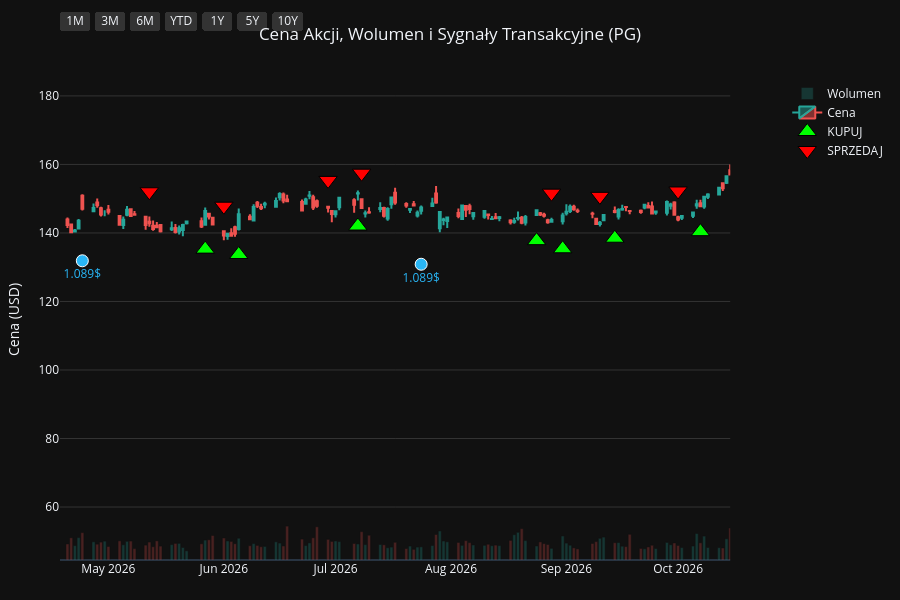
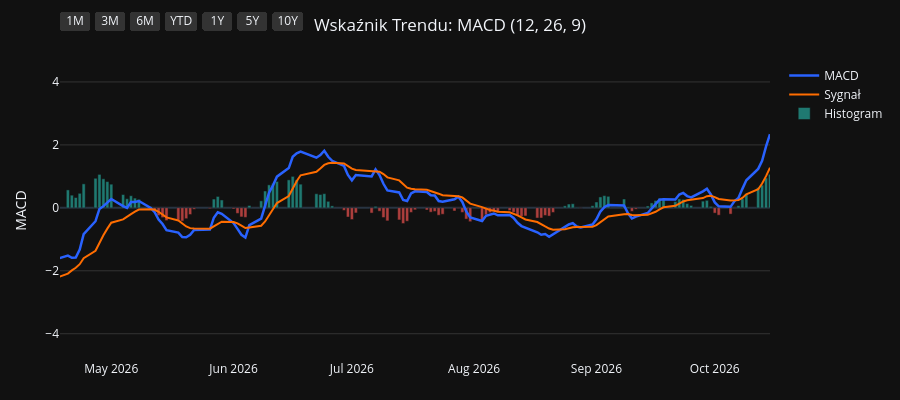
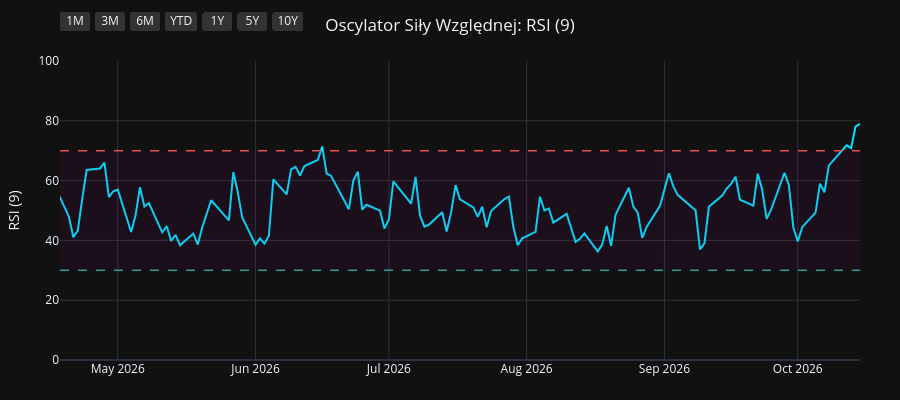
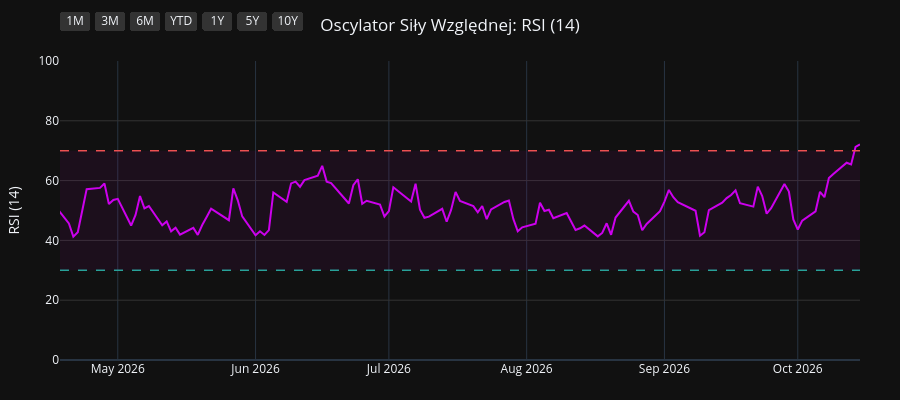

Notebook code for these charts, in order:
### Code cell
import os
import yfinance as yf
import pandas as pd
import pandas_ta as ta
import plotly.graph_objects as go
from plotly.subplots import make_subplots

# 1. Pobranie i przygotowanie danych
symbol = os.environ.get("STOCK_TICKER", "").strip().upper()
if not symbol:
    raise RuntimeError("Set STOCK_TICKER before running price_extractor.ipynb")
df = yf.Ticker(symbol).history(period="10y")
df.index = df.index.tz_localize(None)

# Wskaźniki i sygnały
df.ta.macd(fast=12, slow=26, signal=9, append=True)
df.ta.rsi(length=9, append=True)
df.ta.rsi(length=14, append=True)
df.ta.rsi(length=21, append=True)
df.dropna(inplace=True)

macd = df['MACD_12_26_9']
signal = df['MACDs_12_26_9']
wczorajszy_macd = macd.shift(1)
wczorajszy_signal = signal.shift(1)

df['Decyzja'] = 'BRAK'
df.loc[(macd > signal) & (wczorajszy_macd <= wczorajszy_signal), 'Decyzja'] = 'KUPUJ'
df.loc[(macd < signal) & (wczorajszy_macd >= wczorajszy_signal), 'Decyzja'] = 'SPRZEDAJ'

df_kupuj = df[df['Decyzja'] == 'KUPUJ']
df_sprzedaj = df[df['Decyzja'] == 'SPRZEDAJ']
df_dywidendy = df[df['Dividends'] > 0]
df_splity = df[df['Stock Splits'] > 0]

# Wspólna konfiguracja osi X
konfiguracja_osi_x = dict(
    type="date",
    showspikes=True, spikemode="across", spikesnap="cursor", spikedash="dot", spikecolor="#ffffff", spikethickness=1, hoverformat="%Y-%m-%d",
    rangeselector=dict(
        buttons=list([
            dict(count=1, label="1M", step="month", stepmode="backward"),
            dict(count=3, label="3M", step="month", stepmode="backward"),
            dict(count=6, label="6M", step="month", stepmode="backward"),
            dict(count=1, label="YTD", step="year", stepmode="todate"),
            dict(count=1, label="1Y", step="year", stepmode="backward"),
            dict(count=5, label="5Y", step="year", stepmode="backward"),
            dict(step="all", label="10Y")
        ]),
        bgcolor="#333333", activecolor="#2962ff", x=0, y=1.1
    )
)

# ==========================================
# WYKRES 1: CENA + WOLUMEN + SYGNAŁY
# ==========================================
fig1 = make_subplots(specs=[[{"secondary_y": True}]])

kolory_wolumenu = ['#26a69a' if row['Close'] >= row['Open'] else '#ef5350' for index, row in df.iterrows()]
fig1.add_trace(go.Bar(x=df.index, y=df['Volume'], marker_color=kolory_wolumenu, opacity=0.25, name='Wolumen'), secondary_y=True)
fig1.add_trace(go.Candlestick(x=df.index, open=df['Open'], high=df['High'], low=df['Low'], close=df['Close'], name='Cena', increasing_line_color='#26a69a', decreasing_line_color='#ef5350'), secondary_y=False)
fig1.add_trace(go.Scatter(x=df_kupuj.index, y=df_kupuj['Low'] * 0.95, customdata=df_kupuj[['Low', 'High']], mode='markers', marker=dict(symbol='triangle-up', size=16, color='#00ff00', line=dict(width=1, color='black')), name='KUPUJ', hovertemplate='KUPUJ<br>Najniższa: %{customdata[0]:.2f}<br>Najwyższa: %{customdata[1]:.2f}<extra></extra>'), secondary_y=False)
fig1.add_trace(go.Scatter(x=df_sprzedaj.index, y=df_sprzedaj['High'] * 1.05, customdata=df_sprzedaj[['Low', 'High']], mode='markers', marker=dict(symbol='triangle-down', size=16, color='#ff0000', line=dict(width=1, color='black')), name='SPRZEDAJ', hovertemplate='SPRZEDAJ<br>Najniższa: %{customdata[0]:.2f}<br>Najwyższa: %{customdata[1]:.2f}<extra></extra>'), secondary_y=False)

if not df_dywidendy.empty:
    fig1.add_trace(go.Scatter(x=df_dywidendy.index, y=df_dywidendy['Low'] * 0.90, mode='markers+text', marker=dict(symbol='circle', size=12, color='#29b6f6', line=dict(width=1, color='white')), text=df_dywidendy['Dividends'].apply(lambda x: f"{x}$"), textposition="bottom center", name='Dywidenda', showlegend=False, hovertemplate='Dywidenda: %{text}<extra></extra>', textfont=dict(color="#29b6f6")), secondary_y=False)
if not df_splity.empty:
                    fig1.add_trace(go.Scatter(x=df_splity.index, y=df_splity['High'], mode='markers+text', marker=dict(symbol='star', size=16, color='#ffee58', line=dict(width=1, color='black')), text=df_splity['Stock Splits'].apply(lambda x: f"{x:g}:1" if x >= 1 else f"1:{1 / x:g}"), textposition="top center", name='Split', hovertemplate='%{text}<extra></extra>', textfont=dict(color="#ffee58")), secondary_y=False)

fig1.update_layout(title=dict(text=f"Cena Akcji, Wolumen i Sygnały Transakcyjne ({symbol})", x=0.5, xanchor='center'), dragmode='pan', xaxis_rangeslider_visible=False, template='plotly_dark', height=600, hovermode='x unified', margin=dict(l=60, r=40, t=60, b=40))
fig1.update_xaxes(**konfiguracja_osi_x)
fig1.update_xaxes(range=[df.index.max() - pd.Timedelta(days=180), df.index.max()])
fig1.update_yaxes(title_text="Cena (USD)", secondary_y=False, gridcolor='#333333')
fig1.update_yaxes(range=[0, df['Volume'].max() * 4], showgrid=False, showticklabels=False, secondary_y=True)
fig1.show(config={'scrollZoom': True})

# ==========================================
# WYKRES 2: WSKAŹNIK MACD
# ==========================================
fig2 = go.Figure()
fig2.add_trace(go.Scatter(x=df.index, y=df['MACD_12_26_9'], line=dict(color='#2962ff', width=2.5), name='MACD'))
fig2.add_trace(go.Scatter(x=df.index, y=df['MACDs_12_26_9'], line=dict(color='#ff6d00', width=2), name='Sygnał'))
kolory_macd = ['#26a69a' if val >= 0 else '#ef5350' for val in df['MACDh_12_26_9']]
fig2.add_trace(go.Bar(x=df.index, y=df['MACDh_12_26_9'], marker_color=kolory_macd, name='Histogram', opacity=0.7))
fig2.update_layout(title=dict(text="Wskaźnik Trendu: MACD (12, 26, 9)", x=0.5, xanchor='center'), dragmode='pan', xaxis_rangeslider_visible=False, template='plotly_dark', height=400, hovermode='x unified', margin=dict(l=60, r=40, t=60, b=40))
fig2.update_xaxes(**konfiguracja_osi_x)
fig2.update_xaxes(range=[df.index.max() - pd.Timedelta(days=180), df.index.max()])
fig2.update_yaxes(title_text="MACD", gridcolor='#333333')
fig2.show(config={'scrollZoom': True})

# ==========================================
# WYKRES 3: OSCYLATOR RSI (9)
# ==========================================
fig3 = go.Figure()
fig3.add_trace(go.Scatter(x=df.index, y=df['RSI_9'], line=dict(color='#00e5ff', width=2), name='RSI (9)'))
fig3.add_hline(y=70, line_dash="dash", line_color="#ef5350", line_width=1.5)
fig3.add_hline(y=30, line_dash="dash", line_color="#26a69a", line_width=1.5)
fig3.add_hrect(y0=30, y1=70, line_width=0, fillcolor="purple", opacity=0.1)
fig3.update_layout(title=dict(text="Oscylator Siły Względnej: RSI (9)", x=0.5, xanchor='center'), dragmode='pan', xaxis_rangeslider_visible=False, template='plotly_dark', height=400, hovermode='x unified', margin=dict(l=60, r=40, t=60, b=40))
fig3.update_xaxes(**konfiguracja_osi_x)
fig3.update_xaxes(range=[df.index.max() - pd.Timedelta(days=180), df.index.max()])
fig3.update_yaxes(title_text="RSI (9)", range=[0, 100], gridcolor='#333333')
fig3.show(config={'scrollZoom': True})

# ==========================================
# WYKRES 4: OSCYLATOR RSI (14)
# ==========================================
fig4 = go.Figure()
fig4.add_trace(go.Scatter(x=df.index, y=df['RSI_14'], line=dict(color='#d500f9', width=2), name='RSI (14)'))
fig4.add_hline(y=70, line_dash="dash", line_color="#ef5350", line_width=1.5)
fig4.add_hline(y=30, line_dash="dash", line_color="#26a69a", line_width=1.5)
fig4.add_hrect(y0=30, y1=70, line_width=0, fillcolor="purple", opacity=0.1)
fig4.update_layout(title=dict(text="Oscylator Siły Względnej: RSI (14)", x=0.5, xanchor='center'), dragmode='pan', xaxis_rangeslider_visible=False, template='plotly_dark', height=400, hovermode='x unified', margin=dict(l=60, r=40, t=60, b=40))
fig4.update_xaxes(**konfiguracja_osi_x)
fig4.update_xaxes(range=[df.index.max() - pd.Timedelta(days=180), df.index.max()])
fig4.update_yaxes(title_text="RSI (14)", range=[0, 100], gridcolor='#333333')
fig4.show(config={'scrollZoom': True})

# ==========================================
# WYKRES 5: OSCYLATOR RSI (21)
# ==========================================
fig5 = go.Figure()
fig5.add_trace(go.Scatter(x=df.index, y=df['RSI_21'], line=dict(color='#64dd17', width=2), name='RSI (21)'))
fig5.add_hline(y=70, line_dash="dash", line_color="#ef5350", line_width=1.5)
fig5.add_hline(y=30, line_dash="dash", line_color="#26a69a", line_width=1.5)
fig5.add_hrect(y0=30, y1=70, line_width=0, fillcolor="purple", opacity=0.1)
fig5.update_layout(title=dict(text="Oscylator Siły Względnej: RSI (21)", x=0.5, xanchor='center'), dragmode='pan', xaxis_rangeslider_visible=False, template='plotly_dark', height=400, hovermode='x unified', margin=dict(l=60, r=40, t=60, b=40))
fig5.update_xaxes(**konfiguracja_osi_x)
fig5.update_xaxes(range=[df.index.max() - pd.Timedelta(days=180), df.index.max()])
fig5.update_yaxes(title_text="RSI (21)", range=[0, 100], gridcolor='#333333')
fig5.show(config={'scrollZoom': True})

### Figure 1 — Plotly figure (JSON) as saved in the notebook; plotly's stock layout.template omitted (floating-point values rounded to 4 significant figures; data arrays with more than 128 entries replaced by an {"elided": "..."} marker saying what was removed)
{"data": [{"marker": {"color": {"elided": "2480 str values"}}, "name": "Wolumen", "opacity": 0.25, "type": "bar", "x": {"elided": "2480 str values"}, "xaxis": "x", "y": {"elided": "2480 int values"}, "yaxis": "y2"}, {"close": {"elided": "2480 float values"}, "decreasing": {"line": {"color": "#ef5350"}}, "high": {"elided": "2480 float values"}, "increasing": {"line": {"color": "#26a69a"}}, "low": {"elided": "2480 float values"}, "name": "Cena", "open": {"elided": "2480 float values"}, "type": "candlestick", "x": {"elided": "2480 str values"}, "xaxis": "x", "yaxis": "y"}, {"customdata": {"elided": "103x2 float values"}, "hovertemplate": "KUPUJ<br>Najniższa: %{customdata[0]:.2f}<br>Najwyższa: %{customdata[1]:.2f}<extra></extra>", "marker": {"color": "#00ff00", "line": {"color": "black", "width": 1}, "size": 16, "symbol": "triangle-up"}, "mode": "markers", "name": "KUPUJ", "type": "scatter", "x": ["2017-01-17T00:00:00", "2017-02-15T00:00:00", "2017-04-18T00:00:00", "2017-04-25T00:00:00", "2017-05-19T00:00:00", "2017-07-18T00:00:00", "2017-09-20T00:00:00", "2017-10-13T00:00:00", "2017-11-08T00:00:00", "2018-01-22T00:00:00", "2018-02-20T00:00:00", "2018-02-22T00:00:00", "2018-03-02T00:00:00", "2018-03-28T00:00:00", "2018-05-09T00:00:00", "2018-07-27T00:00:00", "2018-08-16T00:00:00", "2018-09-19T00:00:00", "2018-10-19T00:00:00", "2018-12-14T00:00:00", "2019-01-18T00:00:00", "2019-01-23T00:00:00", "2019-03-14T00:00:00", "2019-04-08T00:00:00", "2019-04-15T00:00:00", "2019-05-16T00:00:00", "2019-06-07T00:00:00", "2019-07-03T00:00:00", "2019-07-30T00:00:00", "2019-08-16T00:00:00", "2019-08-27T00:00:00", "2019-09-26T00:00:00", "2019-10-23T00:00:00", "2019-11-19T00:00:00", "2019-11-26T00:00:00", "2020-01-15T00:00:00", "2020-02-05T00:00:00", "2020-02-21T00:00:00", "2020-03-30T00:00:00", "2020-05-28T00:00:00", "2020-07-01T00:00:00", "2020-08-25T00:00:00", "2020-10-06T00:00:00", "2020-11-06T00:00:00", "2020-11-12T00:00:00", "2020-12-17T00:00:00", "2021-02-10T00:00:00", "2021-03-08T00:00:00", "2021-05-10T00:00:00", "2021-06-28T00:00:00", "2021-08-13T00:00:00", "2021-09-14T00:00:00", "2021-10-11T00:00:00", "2021-10-26T00:00:00", "2021-12-06T00:00:00", "2022-02-03T00:00:00", "2022-03-18T00:00:00", "2022-06-02T00:00:00", "2022-06-23T00:00:00", "2022-07-25T00:00:00", "2022-08-03T00:00:00", "2022-10-17T00:00:00", "2023-02-17T00:00:00", "2023-04-21T00:00:00", "2023-06-13T00:00:00", "2023-07-20T00:00:00", "2023-09-18T00:00:00", "2023-10-16T00:00:00", "2023-11-30T00:00:00", "2023-12-28T00:00:00", "2024-02-23T00:00:00", "2024-04-19T00:00:00", "2024-06-10T00:00:00", "2024-06-18T00:00:00", "2024-07-17T00:00:00", "2024-08-05T00:00:00", "2024-08-20T00:00:00", "2024-08-30T00:00:00", "2024-10-15T00:00:00", "2024-11-13T00:00:00", "2025-01-22T00:00:00", "2025-02-21T00:00:00", "2025-04-01T00:00:00", "2025-04-14T00:00:00", "2025-05-15T00:00:00", "2025-07-02T00:00:00", "2025-07-22T00:00:00", "2025-08-11T00:00:00", "2025-09-17T00:00:00", "2025-10-20T00:00:00", "2025-11-13T00:00:00", "2025-11-18T00:00:00", "2025-12-16T00:00:00", "2026-01-12T00:00:00", "2026-02-23T00:00:00", "2026-04-08T00:00:00", "2026-05-27T00:00:00", "2026-06-05T00:00:00", "2026-07-07T00:00:00", "2026-08-24T00:00:00", "2026-08-31T00:00:00", "2026-09-14T00:00:00", "2026-10-07T00:00:00"], "xaxis": "x", "y": [61.15, 66.0, 66.39, 66.25, 63.44, 64.76, 70.02, 69.1, 65.26, 68.77, 61.42, 60.74, 59.41, 59.06, 54.85, 61.31, 63.51, 64.63, 66.05, 74.74, 71.42, 73.46, 79.02, 81.2, 82.21, 84.21, 85.12, 88.36, 94.47, 93.51, 95.25, 98.23, 97.5, 96.94, 96.36, 100.0, 101.0, 101.4, 88.71, 93.11, 96.36, 112.4, 113.2, 116.8, 115.7, 113.1, 105.6, 103.4, 112.7, 111.9, 119.2, 121.1, 118.4, 118.7, 126.3, 136.6, 125.3, 121.2, 118.1, 121.9, 120.5, 107.7, 118.4, 134.8, 125.9, 130.0, 134.8, 127.7, 132.6, 128.1, 142.4, 137.4, 148.6, 149.4, 149.7, 150.0, 151.3, 152.7, 155.6, 150.0, 148.9, 151.1, 154.0, 151.0, 145.5, 146.5, 143.0, 141.5, 146.2, 139.6, 137.2, 135.2, 134.4, 131.7, 150.0, 132.8, 135.3, 133.7, 142.0, 137.8, 135.4, 138.5, 140.4], "yaxis": "y"}, {"customdata": {"elided": "103x2 float values"}, "hovertemplate": "SPRZEDAJ<br>Najniższa: %{customdata[0]:.2f}<br>Najwyższa: %{customdata[1]:.2f}<extra></extra>", "marker": {"color": "#ff0000", "line": {"color": "black", "width": 1}, "size": 16, "symbol": "triangle-down"}, "mode": "markers", "name": "SPRZEDAJ", "type": "scatter", "x": ["2017-01-10T00:00:00", "2017-02-14T00:00:00", "2017-03-02T00:00:00", "2017-04-21T00:00:00", "2017-04-26T00:00:00", "2017-06-27T00:00:00", "2017-08-23T00:00:00", "2017-09-21T00:00:00", "2017-10-20T00:00:00", "2018-01-02T00:00:00", "2018-01-23T00:00:00", "2018-02-21T00:00:00", "2018-03-01T00:00:00", "2018-03-22T00:00:00", "2018-04-19T00:00:00", "2018-07-19T00:00:00", "2018-08-10T00:00:00", "2018-08-23T00:00:00", "2018-09-25T00:00:00", "2018-11-20T00:00:00", "2018-12-17T00:00:00", "2019-01-22T00:00:00", "2019-02-25T00:00:00", "2019-04-04T00:00:00", "2019-04-10T00:00:00", "2019-04-23T00:00:00", "2019-05-22T00:00:00", "2019-06-27T00:00:00", "2019-07-23T00:00:00", "2019-08-05T00:00:00", "2019-08-23T00:00:00", "2019-09-10T00:00:00", "2019-10-02T00:00:00", "2019-11-05T00:00:00", "2019-11-22T00:00:00", "2019-12-23T00:00:00", "2020-01-31T00:00:00", "2020-02-11T00:00:00", "2020-02-24T00:00:00", "2020-04-29T00:00:00", "2020-06-24T00:00:00", "2020-08-19T00:00:00", "2020-08-26T00:00:00", "2020-10-22T00:00:00", "2020-11-09T00:00:00", "2020-11-18T00:00:00", "2021-01-13T00:00:00", "2021-02-26T00:00:00", "2021-04-14T00:00:00", "2021-05-27T00:00:00", "2021-08-11T00:00:00", "2021-08-23T00:00:00", "2021-09-16T00:00:00", "2021-10-21T00:00:00", "2021-11-30T00:00:00", "2022-01-06T00:00:00", "2022-02-07T00:00:00", "2022-05-02T00:00:00", "2022-06-09T00:00:00", "2022-07-20T00:00:00", "2022-07-29T00:00:00", "2022-08-24T00:00:00", "2022-12-15T00:00:00", "2023-04-18T00:00:00", "2023-05-04T00:00:00", "2023-07-11T00:00:00", "2023-08-14T00:00:00", "2023-09-20T00:00:00", "2023-11-20T00:00:00", "2023-12-05T00:00:00", "2024-02-12T00:00:00", "2024-02-26T00:00:00", "2024-05-23T00:00:00", "2024-06-12T00:00:00", "2024-06-25T00:00:00", "2024-07-30T00:00:00", "2024-08-15T00:00:00", "2024-08-28T00:00:00", "2024-09-18T00:00:00", "2024-10-23T00:00:00", "2024-12-09T00:00:00", "2025-02-18T00:00:00", "2025-03-12T00:00:00", "2025-04-04T00:00:00", "2025-04-24T00:00:00", "2025-06-06T00:00:00", "2025-07-09T00:00:00", "2025-07-31T00:00:00", "2025-09-15T00:00:00", "2025-09-18T00:00:00", "2025-11-04T00:00:00", "2025-11-17T00:00:00", "2025-12-04T00:00:00", "2026-01-05T00:00:00", "2026-02-19T00:00:00", "2026-03-03T00:00:00", "2026-05-12T00:00:00", "2026-06-01T00:00:00", "2026-06-29T00:00:00", "2026-07-08T00:00:00", "2026-08-28T00:00:00", "2026-09-10T00:00:00", "2026-10-01T00:00:00"], "xaxis": "x", "y": [68.04, 71.65, 74.39, 73.07, 73.66, 73.13, 76.43, 77.95, 74.76, 76.4, 75.54, 68.5, 66.39, 64.91, 63.99, 67.53, 69.72, 71.29, 71.98, 80.69, 83.02, 79.56, 87.1, 89.89, 91.05, 90.91, 93.48, 96.29, 102.0, 102.2, 105.6, 106.5, 108.7, 105.8, 106.7, 111.3, 113.0, 112.4, 112.6, 105.7, 105.7, 122.9, 125.6, 129.4, 133.2, 128.8, 125.1, 115.7, 123.8, 126.9, 132.3, 134.2, 134.1, 131.2, 138.0, 153.5, 151.6, 152.2, 138.0, 135.5, 134.7, 139.2, 144.7, 145.3, 151.0, 143.7, 152.8, 150.2, 147.5, 149.0, 154.9, 158.4, 166.2, 165.8, 167.0, 161.5, 168.8, 170.3, 175.0, 170.3, 173.9, 166.9, 173.0, 174.8, 163.1, 167.4, 160.3, 155.0, 161.7, 162.2, 153.6, 152.0, 151.4, 145.2, 165.5, 167.8, 152.0, 147.8, 155.3, 157.4, 151.6, 150.7, 152.2], "yaxis": "y"}, {"hovertemplate": "Dywidenda: %{text}<extra></extra>", "marker": {"color": "#29b6f6", "line": {"color": "white", "width": 1}, "size": 12, "symbol": "circle"}, "mode": "markers+text", "name": "Dywidenda", "showlegend": false, "text": ["0.67$", "0.69$", "0.69$", "0.69$", "0.69$", "0.717$", "0.717$", "0.717$", "0.717$", "0.746$", "0.746$", "0.746$", "0.746$", "0.791$", "0.791$", "0.791$", "0.791$", "0.87$", "0.87$", "0.87$", "0.87$", "0.913$", "0.913$", "0.913$", "0.913$", "0.941$", "0.941$", "0.941$", "0.941$", "1.007$", "1.007$", "1.007$", "1.007$", "1.057$", "1.057$", "1.057$", "1.057$", "1.089$", "1.089$"], "textfont": {"color": "#29b6f6"}, "textposition": "bottom center", "type": "scatter", "x": ["2017-01-18T00:00:00", "2017-04-19T00:00:00", "2017-07-19T00:00:00", "2017-10-19T00:00:00", "2018-01-18T00:00:00", "2018-04-19T00:00:00", "2018-07-19T00:00:00", "2018-10-18T00:00:00", "2019-01-17T00:00:00", "2019-04-17T00:00:00", "2019-07-18T00:00:00", "2019-10-17T00:00:00", "2020-01-23T00:00:00", "2020-04-23T00:00:00", "2020-07-23T00:00:00", "2020-10-22T00:00:00", "2021-01-21T00:00:00", "2021-04-22T00:00:00", "2021-07-22T00:00:00", "2021-10-21T00:00:00", "2022-01-20T00:00:00", "2022-04-21T00:00:00", "2022-07-21T00:00:00", "2022-10-20T00:00:00", "2023-01-19T00:00:00", "2023-04-20T00:00:00", "2023-07-20T00:00:00", "2023-10-19T00:00:00", "2024-01-18T00:00:00", "2024-04-18T00:00:00", "2024-07-19T00:00:00", "2024-10-18T00:00:00", "2025-01-24T00:00:00", "2025-04-21T00:00:00", "2025-07-18T00:00:00", "2025-10-24T00:00:00", "2026-01-23T00:00:00", "2026-04-24T00:00:00", "2026-07-24T00:00:00"], "xaxis": "x", "y": [58.89, 62.78, 61.93, 64.92, 64.36, 53.75, 56.93, 58.99, 67.15, 78.85, 86.48, 88.36, 94.3, 90.63, 97.04, 109.6, 102.0, 105.4, 108.2, 110.8, 128.2, 130.8, 112.6, 103.4, 116.8, 124.3, 123.2, 123.2, 123.7, 132.2, 142.5, 144.5, 140.8, 142.7, 134.3, 133.4, 132.8, 131.9, 130.9], "yaxis": "y"}], "layout": {"dragmode": "pan", "height": 600, "hovermode": "x unified", "margin": {"b": 40, "l": 60, "r": 40, "t": 60}, "title": {"text": "Cena Akcji, Wolumen i Sygnały Transakcyjne (PG)", "x": 0.5, "xanchor": "center"}, "xaxis": {"anchor": "y", "domain": [0.0, 0.94], "hoverformat": "%Y-%m-%d", "range": ["2026-04-18T00:00:00", "2026-10-15T00:00:00"], "rangeselector": {"activecolor": "#2962ff", "bgcolor": "#333333", "buttons": [{"count": 1, "label": "1M", "step": "month", "stepmode": "backward"}, {"count": 3, "label": "3M", "step": "month", "stepmode": "backward"}, {"count": 6, "label": "6M", "step": "month", "stepmode": "backward"}, {"count": 1, "label": "YTD", "step": "year", "stepmode": "todate"}, {"count": 1, "label": "1Y", "step": "year", "stepmode": "backward"}, {"count": 5, "label": "5Y", "step": "year", "stepmode": "backward"}, {"label": "10Y", "step": "all"}], "x": 0, "y": 1.1}, "rangeslider": {"visible": false}, "showspikes": true, "spikecolor": "#ffffff", "spikedash": "dot", "spikemode": "across", "spikesnap": "cursor", "spikethickness": 1, "type": "date"}, "yaxis": {"anchor": "x", "domain": [0.0, 1.0], "gridcolor": "#333333", "title": {"text": "Cena (USD)"}}, "yaxis2": {"anchor": "x", "overlaying": "y", "range": [0, 242483600], "showgrid": false, "showticklabels": false, "side": "right"}}}

### Figure 2 — Plotly figure (JSON) as saved in the notebook; plotly's stock layout.template omitted (floating-point values rounded to 4 significant figures; data arrays with more than 128 entries replaced by an {"elided": "..."} marker saying what was removed)
{"data": [{"line": {"color": "#2962ff", "width": 2.5}, "name": "MACD", "type": "scatter", "x": {"elided": "2480 str values"}, "y": {"elided": "2480 float values"}}, {"line": {"color": "#ff6d00", "width": 2}, "name": "Sygnał", "type": "scatter", "x": {"elided": "2480 str values"}, "y": {"elided": "2480 float values"}}, {"marker": {"color": {"elided": "2480 str values"}}, "name": "Histogram", "opacity": 0.7, "type": "bar", "x": {"elided": "2480 str values"}, "y": {"elided": "2480 float values"}}], "layout": {"dragmode": "pan", "height": 400, "hovermode": "x unified", "margin": {"b": 40, "l": 60, "r": 40, "t": 60}, "title": {"text": "Wskaźnik Trendu: MACD (12, 26, 9)", "x": 0.5, "xanchor": "center"}, "xaxis": {"hoverformat": "%Y-%m-%d", "range": ["2026-04-18T00:00:00", "2026-10-15T00:00:00"], "rangeselector": {"activecolor": "#2962ff", "bgcolor": "#333333", "buttons": [{"count": 1, "label": "1M", "step": "month", "stepmode": "backward"}, {"count": 3, "label": "3M", "step": "month", "stepmode": "backward"}, {"count": 6, "label": "6M", "step": "month", "stepmode": "backward"}, {"count": 1, "label": "YTD", "step": "year", "stepmode": "todate"}, {"count": 1, "label": "1Y", "step": "year", "stepmode": "backward"}, {"count": 5, "label": "5Y", "step": "year", "stepmode": "backward"}, {"label": "10Y", "step": "all"}], "x": 0, "y": 1.1}, "rangeslider": {"visible": false}, "showspikes": true, "spikecolor": "#ffffff", "spikedash": "dot", "spikemode": "across", "spikesnap": "cursor", "spikethickness": 1, "type": "date"}, "yaxis": {"gridcolor": "#333333", "title": {"text": "MACD"}}}}

### Figure 3 — Plotly figure (JSON) as saved in the notebook; plotly's stock layout.template omitted (floating-point values rounded to 4 significant figures; data arrays with more than 128 entries replaced by an {"elided": "..."} marker saying what was removed)
{"data": [{"line": {"color": "#00e5ff", "width": 2}, "name": "RSI (9)", "type": "scatter", "x": {"elided": "2480 str values"}, "y": {"elided": "2480 float values"}}], "layout": {"dragmode": "pan", "height": 400, "hovermode": "x unified", "margin": {"b": 40, "l": 60, "r": 40, "t": 60}, "shapes": [{"line": {"color": "#ef5350", "dash": "dash", "width": 1.5}, "type": "line", "x0": 0, "x1": 1, "xref": "x domain", "y0": 70, "y1": 70, "yref": "y"}, {"line": {"color": "#26a69a", "dash": "dash", "width": 1.5}, "type": "line", "x0": 0, "x1": 1, "xref": "x domain", "y0": 30, "y1": 30, "yref": "y"}, {"fillcolor": "purple", "line": {"width": 0}, "opacity": 0.1, "type": "rect", "x0": 0, "x1": 1, "xref": "x domain", "y0": 30, "y1": 70, "yref": "y"}], "title": {"text": "Oscylator Siły Względnej: RSI (9)", "x": 0.5, "xanchor": "center"}, "xaxis": {"hoverformat": "%Y-%m-%d", "range": ["2026-04-18T00:00:00", "2026-10-15T00:00:00"], "rangeselector": {"activecolor": "#2962ff", "bgcolor": "#333333", "buttons": [{"count": 1, "label": "1M", "step": "month", "stepmode": "backward"}, {"count": 3, "label": "3M", "step": "month", "stepmode": "backward"}, {"count": 6, "label": "6M", "step": "month", "stepmode": "backward"}, {"count": 1, "label": "YTD", "step": "year", "stepmode": "todate"}, {"count": 1, "label": "1Y", "step": "year", "stepmode": "backward"}, {"count": 5, "label": "5Y", "step": "year", "stepmode": "backward"}, {"label": "10Y", "step": "all"}], "x": 0, "y": 1.1}, "rangeslider": {"visible": false}, "showspikes": true, "spikecolor": "#ffffff", "spikedash": "dot", "spikemode": "across", "spikesnap": "cursor", "spikethickness": 1, "type": "date"}, "yaxis": {"gridcolor": "#333333", "range": [0, 100], "title": {"text": "RSI (9)"}}}}

### Figure 4 — Plotly figure (JSON) as saved in the notebook; plotly's stock layout.template omitted (floating-point values rounded to 4 significant figures; data arrays with more than 128 entries replaced by an {"elided": "..."} marker saying what was removed)
{"data": [{"line": {"color": "#d500f9", "width": 2}, "name": "RSI (14)", "type": "scatter", "x": {"elided": "2480 str values"}, "y": {"elided": "2480 float values"}}], "layout": {"dragmode": "pan", "height": 400, "hovermode": "x unified", "margin": {"b": 40, "l": 60, "r": 40, "t": 60}, "shapes": [{"line": {"color": "#ef5350", "dash": "dash", "width": 1.5}, "type": "line", "x0": 0, "x1": 1, "xref": "x domain", "y0": 70, "y1": 70, "yref": "y"}, {"line": {"color": "#26a69a", "dash": "dash", "width": 1.5}, "type": "line", "x0": 0, "x1": 1, "xref": "x domain", "y0": 30, "y1": 30, "yref": "y"}, {"fillcolor": "purple", "line": {"width": 0}, "opacity": 0.1, "type": "rect", "x0": 0, "x1": 1, "xref": "x domain", "y0": 30, "y1": 70, "yref": "y"}], "title": {"text": "Oscylator Siły Względnej: RSI (14)", "x": 0.5, "xanchor": "center"}, "xaxis": {"hoverformat": "%Y-%m-%d", "range": ["2026-04-18T00:00:00", "2026-10-15T00:00:00"], "rangeselector": {"activecolor": "#2962ff", "bgcolor": "#333333", "buttons": [{"count": 1, "label": "1M", "step": "month", "stepmode": "backward"}, {"count": 3, "label": "3M", "step": "month", "stepmode": "backward"}, {"count": 6, "label": "6M", "step": "month", "stepmode": "backward"}, {"count": 1, "label": "YTD", "step": "year", "stepmode": "todate"}, {"count": 1, "label": "1Y", "step": "year", "stepmode": "backward"}, {"count": 5, "label": "5Y", "step": "year", "stepmode": "backward"}, {"label": "10Y", "step": "all"}], "x": 0, "y": 1.1}, "rangeslider": {"visible": false}, "showspikes": true, "spikecolor": "#ffffff", "spikedash": "dot", "spikemode": "across", "spikesnap": "cursor", "spikethickness": 1, "type": "date"}, "yaxis": {"gridcolor": "#333333", "range": [0, 100], "title": {"text": "RSI (14)"}}}}
